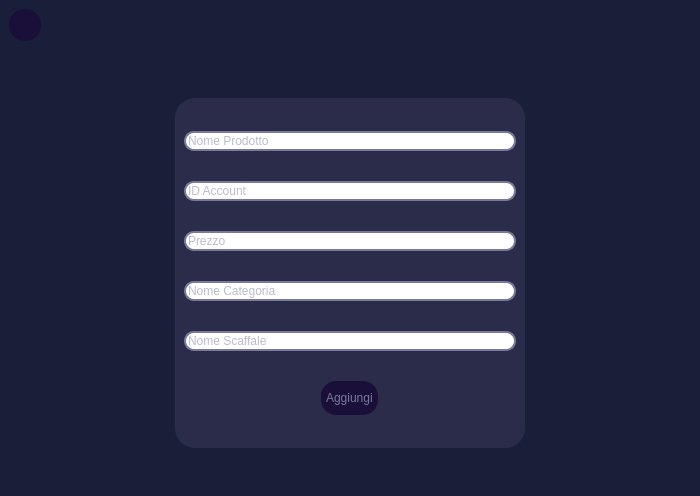
<?xml version="1.0" encoding="UTF-8"?>
<ui version="4.0">
 <class>inserisciProdottoView</class>
 <widget class="QWidget" name="inserisciProdottoView">
  <property name="geometry">
   <rect>
    <x>0</x>
    <y>0</y>
    <width>700</width>
    <height>496</height>
   </rect>
  </property>
  <property name="windowTitle">
   <string>Form</string>
  </property>
  <property name="styleSheet">
   <string notr="true">*{	
	color: #78799c;
	border: none;
}
#inserisciProdottoView{
	background-color:#1a1f39;
}
#infoProdottoContent{
	background-color: #2a2c49;
	border-radius: 20px;
}

QPushButton{
	padding : 10px 5px;
	text-align:left;
	color:#78799c;
	font: 10pt &quot;Leelawadee UI&quot;;
}
#indietroBtn:pressed,#aggiungiBtn:pressed{
	background-color: rgba(26, 31, 57,150);
}
#indietroBtn,#aggiungiBtn{
	background-color: #1a0f39;
	border-radius: 15px;
	padding : 10px 5px;
	text-align:left;
	color:#78799c;
	font: 10pt &quot;Leelawadee UI&quot;;
}
QLineEdit{
	border-radius: 10px;
	border: 2px solid #78799c;
}

</string>
  </property>
  <layout class="QVBoxLayout" name="verticalLayout">
   <property name="spacing">
    <number>0</number>
   </property>
   <property name="leftMargin">
    <number>0</number>
   </property>
   <property name="topMargin">
    <number>0</number>
   </property>
   <property name="rightMargin">
    <number>0</number>
   </property>
   <property name="bottomMargin">
    <number>0</number>
   </property>
   <item>
    <widget class="QFrame" name="topFrame">
     <property name="frameShape">
      <enum>QFrame::StyledPanel</enum>
     </property>
     <property name="frameShadow">
      <enum>QFrame::Raised</enum>
     </property>
     <layout class="QHBoxLayout" name="horizontalLayout_2">
      <property name="spacing">
       <number>0</number>
      </property>
      <property name="leftMargin">
       <number>0</number>
      </property>
      <property name="topMargin">
       <number>0</number>
      </property>
      <property name="rightMargin">
       <number>0</number>
      </property>
      <property name="bottomMargin">
       <number>0</number>
      </property>
      <item alignment="Qt::AlignLeft">
       <widget class="QFrame" name="frame">
        <property name="frameShape">
         <enum>QFrame::StyledPanel</enum>
        </property>
        <property name="frameShadow">
         <enum>QFrame::Raised</enum>
        </property>
        <layout class="QHBoxLayout" name="horizontalLayout">
         <item>
          <widget class="QPushButton" name="indietroBtn">
           <property name="sizePolicy">
            <sizepolicy hsizetype="Minimum" vsizetype="Fixed">
             <horstretch>0</horstretch>
             <verstretch>0</verstretch>
            </sizepolicy>
           </property>
           <property name="minimumSize">
            <size>
             <width>32</width>
             <height>32</height>
            </size>
           </property>
           <property name="maximumSize">
            <size>
             <width>32</width>
             <height>32</height>
            </size>
           </property>
           <property name="cursor">
            <cursorShape>PointingHandCursor</cursorShape>
           </property>
           <property name="text">
            <string/>
           </property>
           <property name="icon">
            <iconset resource="../resources.qrc">
             <normaloff>:/purpleIcons/assets/#78799c(purple) icons/arrow-left.svg</normaloff>:/purpleIcons/assets/#78799c(purple) icons/arrow-left.svg</iconset>
           </property>
           <property name="iconSize">
            <size>
             <width>24</width>
             <height>24</height>
            </size>
           </property>
           <property name="autoDefault">
            <bool>false</bool>
           </property>
          </widget>
         </item>
        </layout>
       </widget>
      </item>
     </layout>
    </widget>
   </item>
   <item>
    <widget class="QFrame" name="centralBody">
     <property name="sizePolicy">
      <sizepolicy hsizetype="Preferred" vsizetype="Expanding">
       <horstretch>0</horstretch>
       <verstretch>0</verstretch>
      </sizepolicy>
     </property>
     <property name="frameShape">
      <enum>QFrame::StyledPanel</enum>
     </property>
     <property name="frameShadow">
      <enum>QFrame::Raised</enum>
     </property>
     <layout class="QHBoxLayout" name="horizontalLayout_3">
      <item>
       <widget class="QWidget" name="infoProdottoContent" native="true">
        <property name="maximumSize">
         <size>
          <width>350</width>
          <height>350</height>
         </size>
        </property>
        <layout class="QVBoxLayout" name="verticalLayout_2">
         <item>
          <widget class="QLineEdit" name="nomeLe">
           <property name="text">
            <string/>
           </property>
           <property name="placeholderText">
            <string>Nome Prodotto</string>
           </property>
          </widget>
         </item>
         <item>
          <widget class="QLineEdit" name="idAccountLe">
           <property name="placeholderText">
            <string>ID Account</string>
           </property>
          </widget>
         </item>
         <item>
          <widget class="QLineEdit" name="prezzoLe">
           <property name="placeholderText">
            <string>Prezzo</string>
           </property>
          </widget>
         </item>
         <item>
          <widget class="QLineEdit" name="nomeCategoriaLe">
           <property name="placeholderText">
            <string>Nome Categoria</string>
           </property>
          </widget>
         </item>
         <item>
          <widget class="QLineEdit" name="nomeScaffaleLe">
           <property name="text">
            <string/>
           </property>
           <property name="placeholderText">
            <string>Nome Scaffale</string>
           </property>
          </widget>
         </item>
         <item alignment="Qt::AlignHCenter">
          <widget class="QPushButton" name="aggiungiBtn">
           <property name="cursor">
            <cursorShape>PointingHandCursor</cursorShape>
           </property>
           <property name="text">
            <string>Aggiungi</string>
           </property>
           <property name="icon">
            <iconset resource="../resources.qrc">
             <normaloff>:/purpleIcons/assets/#78799c(purple) icons/plus.svg</normaloff>:/purpleIcons/assets/#78799c(purple) icons/plus.svg</iconset>
           </property>
          </widget>
         </item>
        </layout>
       </widget>
      </item>
     </layout>
    </widget>
   </item>
  </layout>
 </widget>
 <resources>
  <include location="../resources.qrc"/>
 </resources>
 <connections/>
</ui>
